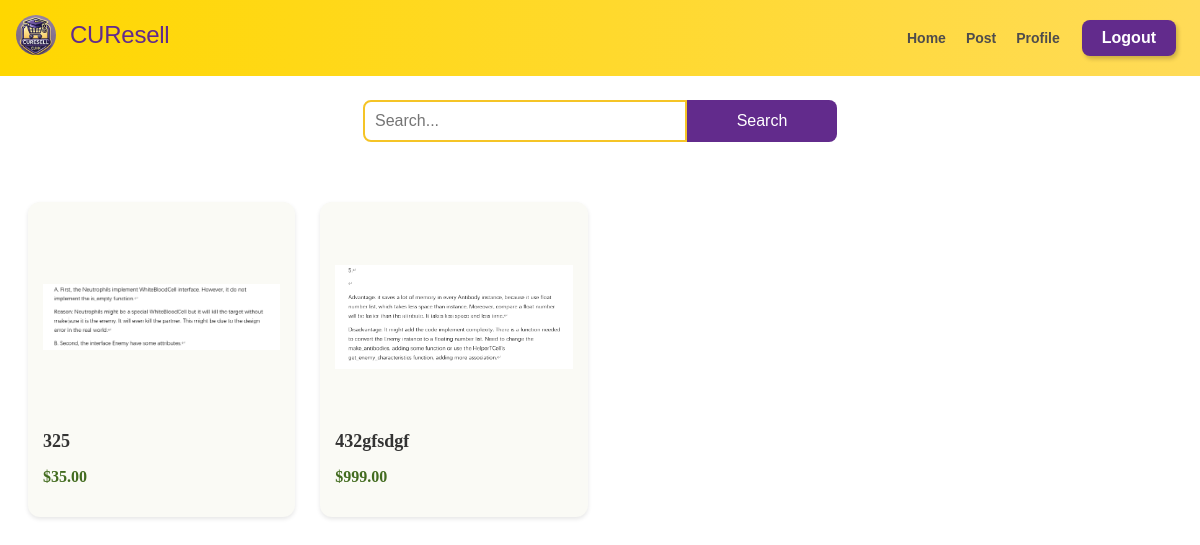
/search_default/, run on an earlier commit of the app's database.
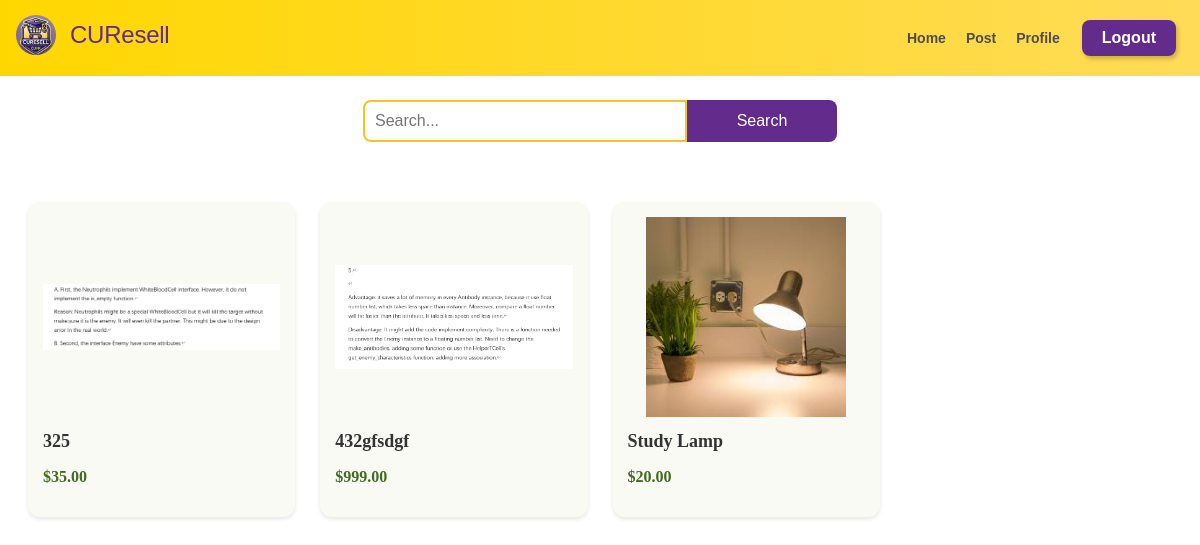
And on a later commit of the database.
### product/models.py (models this page shows, shortened)
class ProductInfo(models.Model):
    title = models.CharField(max_length=20)
    description = models.CharField(max_length=2000)
    picture = models.ImageField(upload_to='product')
    price = models.DecimalField(max_digits=10,decimal_places=2)
    posted_at = models.DateTimeField((u"Conversation Time"),  auto_now_add=True)
    isSold = models.BooleanField(default=False)
    seller = models.ForeignKey(UserInfo, on_delete=models.CASCADE, default='')
    product = ProdInfoManager()

### product/views.py (the view)
# urls.py: url(r'^search_default/$',views.search_default),
def search_default(request):
    products = ProductInfo.product.get_unsold()
    return render(request,'search_default.html', {'products': products})

### product/models.py (called while the page is built)
    def get_unsold(self):
        return super(ProdInfoManager, self).get_queryset().filter(isSold=False)

### templates/search_default.html (shortened to what this page needs)
<!DOCTYPE html>
<html lang="en">
<head>
  <link rel="stylesheet" href="/static/css/search_def.css">
  <link rel="stylesheet" href="/static/css/nav_bar.css">
</head>
<body>
  {% include 'nav_bar.html' %}
  <div class="search-container">
    <div class="search-controls">
        <form class="search-form" action="/after_search/" method="post">
            <input type="text" name="query" placeholder="Search..." class="search-input">
            <button type="submit" class="search-button">Search</button>
        </form>
    </div>
    <div class="product-grid">
        {% for product in products %}
        <div class="product-card" data-id="{{ product.id }}">
            <img src="/static/{{product.picture}}" alt="{{ product.title }}" class="product-image">
            <p class="product-title">{{ product.title }}</p>
            <p class="product-price">${{ product.price }}</p>
        </div>
        {% endfor %}
    </div>
</div>
</body>
</html>

### templates/nav_bar.html (shortened to what this page needs)
<div class="nav-header">
    <a href="/search" class="logo-link">
        <img class="logo" src="/static/img/logo_rounded.png" />
        <div class="cu-resell">CUResell</div>
    </a>
    <div class="nav-menu">
        <div class="nav-menu-item">
            <a href="/search">Home</a>
            <a onclick="goToProductPost()">Post</a>
            <a href="/profile">Profile</a>
        </div>
        <div class="cart-button">
            <a href="/logout" class="nav-cart-text">Logout</a>
        </div>
    </div>
</div>

### static/css/search_def.css (style rules this page uses)
.search-container { margin-top: 80px; padding: 20px; display: flex; flex-direction: column; align-items: center; }
.search-controls { display: flex; gap: 15px; margin-bottom: 30px; justify-content: center; }
.search-form { display: flex; flex-grow: 1; max-width: 600px; }
.search-input { flex: 1; padding: 10px; border: 2px solid #f5c426; border-radius: 8px 0 0 8px; font-size: 16px; width: 300px; }
.search-button { padding: 10px 20px; background: #622b8c; color: white; border: none; border-radius: 0 8px 8px 0; cursor: pointer; font-size: 16px; width: 150px; }
.product-grid { display: grid; grid-template-columns: repeat(4, 1fr); gap: 25px; margin-top: 30px; justify-content: center; }
.product-card { background: #fafaf5; border-radius: 12px; padding: 15px; box-shadow: 0 2px 4px rgba(0,0,0,0.1); cursor: pointer; transition: transform 0.2s; }
.product-image { width: 100%; height: 200px; object-fit: contain; border-radius: 8px; }
.product-title { color: #333; margin: 10px 0; font-weight: 700; font-size: 18px; text-decoration: none; }
.product-price { color: #426b1f; font-weight: bold; }

### static/css/nav_bar.css (style rules this page uses)
.nav-header { background: linear-gradient(to right, #FFD700, #FFDB58); padding: 8px 24px; display: flex; flex-direction: row; align-items: center; justify-content: space-between; height: 60px; position: fixed; top: 0; left: 0; right: 0; z-index: 1000; }
.logo-link { display: inline-block; align-items: center; }
.logo { border-radius: 24px; width: 40px; height: 40px; position: absolute; left: 16px; top: 10px; object-fit: cover; aspect-ratio: 50/45; margin-top: 5px; }
.cu-resell { color: #622b8c; text-align: left; font-family: "Newsreader-Medium", sans-serif; font-size: 24px; line-height: 100%; letter-spacing: -0.01em; font-weight: 500; position: absolute; left: 70px; top: 15px; width: 216px; margin-top: 8px; }
.nav-menu { display: flex; flex-direction: row; gap: 12px; align-items: center; justify-content: flex-start; }
.nav-menu-item a { float: left; display: block; color: rgb(79, 76, 76); text-align: center; font-family: "Inter-Regular", sans-serif; font-size: 14px; line-height: 130%; font-weight: 700; padding: 30px 10px; text-decoration: none; transition: background-color 0.3s ease; }
.cart-button { background: #622b8c; border-radius: 8px; padding: 10px 20px; flex-shrink: 0; display: flex; align-items: center; justify-content: center; cursor: pointer; box-shadow: 2px 3px 4px rgba(0, 0, 0, 0.2); position: relative; overflow: hidden; transition: background-color 0.3s ease, transform 0.3s ease; }
.nav-cart-text { color: #ffffff; text-align: center; font-family: "Inter-SemiBold", sans-serif; font-size: 16px; line-height: 100%; font-weight: 600; text-decoration: none; white-space: nowrap; z-index: 1; }
.cart-button::before { content: ""; position: absolute; top: 50%; left: 50%; width: 0; height: 0; background: rgba(255, 255, 255, 0.3); border-radius: 50%; transform: translate(-50%, -50%); transition: width 0.4s ease, height 0.4s ease; z-index: 0; }

What changed in the data, as far as the page shows it:
added ProductInfo: picture (picture), title "Study Lamp", price "20.00"
